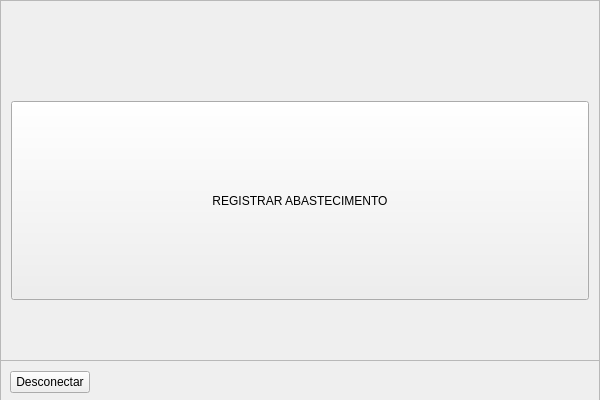
<?xml version="1.0" encoding="UTF-8"?>
<ui version="4.0">
 <class>InicialGestor</class>
 <widget class="QWidget" name="InicialGestor">
  <property name="windowModality">
   <enum>Qt::NonModal</enum>
  </property>
  <property name="geometry">
   <rect>
    <x>0</x>
    <y>0</y>
    <width>600</width>
    <height>400</height>
   </rect>
  </property>
  <property name="minimumSize">
   <size>
    <width>600</width>
    <height>400</height>
   </size>
  </property>
  <property name="maximumSize">
   <size>
    <width>600</width>
    <height>400</height>
   </size>
  </property>
  <property name="windowTitle">
   <string>Form</string>
  </property>
  <widget class="QFrame" name="ContainerButtons">
   <property name="geometry">
    <rect>
     <x>0</x>
     <y>0</y>
     <width>600</width>
     <height>401</height>
    </rect>
   </property>
   <property name="frameShape">
    <enum>QFrame::StyledPanel</enum>
   </property>
   <property name="frameShadow">
    <enum>QFrame::Raised</enum>
   </property>
   <layout class="QGridLayout" name="gridLayout">
    <property name="leftMargin">
     <number>10</number>
    </property>
    <property name="topMargin">
     <number>100</number>
    </property>
    <property name="rightMargin">
     <number>10</number>
    </property>
    <property name="bottomMargin">
     <number>100</number>
    </property>
    <item row="0" column="0">
     <widget class="QPushButton" name="Renovacao">
      <property name="sizePolicy">
       <sizepolicy hsizetype="Minimum" vsizetype="Minimum">
        <horstretch>0</horstretch>
        <verstretch>0</verstretch>
       </sizepolicy>
      </property>
      <property name="font">
       <font>
        <bold>false</bold>
       </font>
      </property>
      <property name="cursor">
       <cursorShape>ArrowCursor</cursorShape>
      </property>
      <property name="text">
       <string>REGISTRAR ABASTECIMENTO</string>
      </property>
      <property name="icon">
       <iconset>
        <normaloff>../../assets/bomba-combustivel.svg</normaloff>../../assets/bomba-combustivel.svg</iconset>
      </property>
      <property name="default">
       <bool>false</bool>
      </property>
      <property name="flat">
       <bool>false</bool>
      </property>
     </widget>
    </item>
   </layout>
  </widget>
  <widget class="QFrame" name="ContainerBotoes">
   <property name="geometry">
    <rect>
     <x>0</x>
     <y>360</y>
     <width>601</width>
     <height>44</height>
    </rect>
   </property>
   <property name="frameShape">
    <enum>QFrame::StyledPanel</enum>
   </property>
   <property name="frameShadow">
    <enum>QFrame::Raised</enum>
   </property>
   <layout class="QHBoxLayout" name="horizontalLayout">
    <item>
     <widget class="QPushButton" name="Desconectar">
      <property name="text">
       <string>Desconectar</string>
      </property>
      <property name="icon">
       <iconset>
        <normaloff>../../assets/logout.svg</normaloff>../../assets/logout.svg</iconset>
      </property>
     </widget>
    </item>
    <item>
     <spacer name="horizontalSpacer">
      <property name="orientation">
       <enum>Qt::Horizontal</enum>
      </property>
      <property name="sizeHint" stdset="0">
       <size>
        <width>40</width>
        <height>20</height>
       </size>
      </property>
     </spacer>
    </item>
   </layout>
  </widget>
 </widget>
 <resources/>
 <connections/>
</ui>
